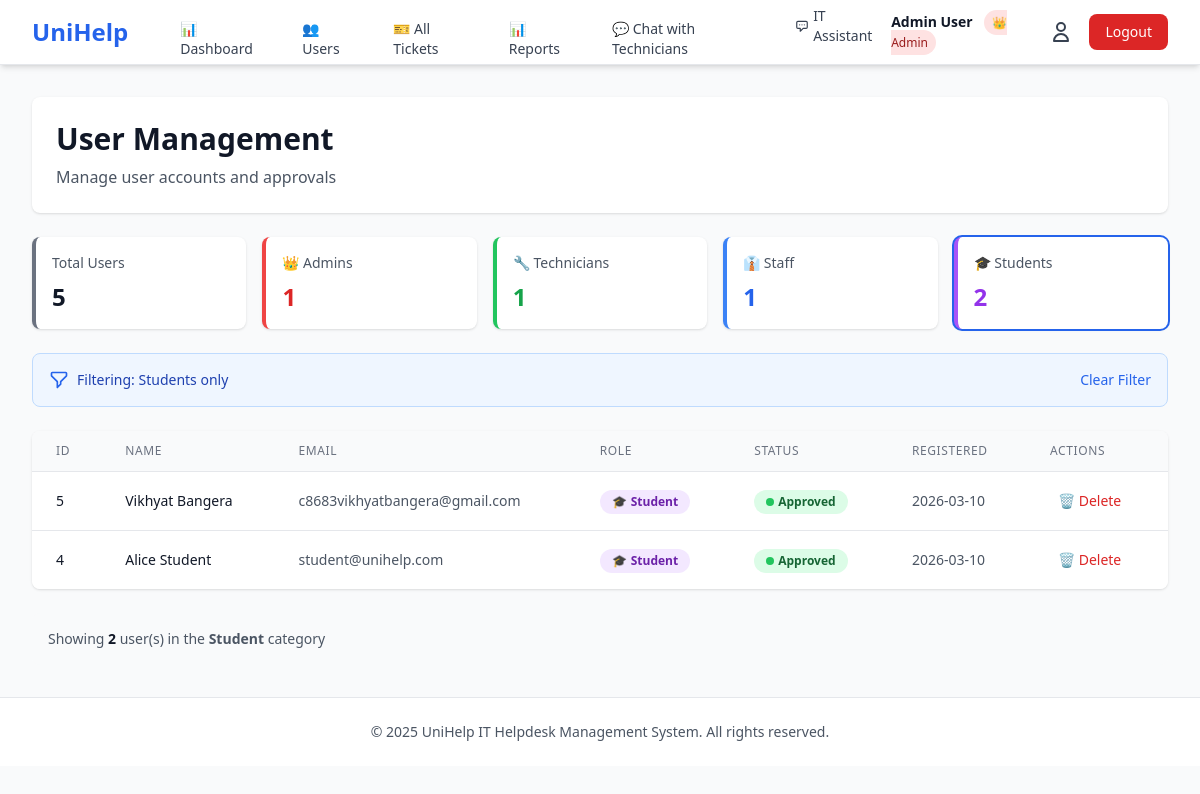
The app's page /admin/users?role=student (signed in) with its own data.
### tables this page shows
CREATE TABLE user (
            userid INTEGER PRIMARY KEY AUTOINCREMENT,
            name VARCHAR(100) NOT NULL,
            email VARCHAR(100) UNIQUE NOT NULL,
            passwordhash VARCHAR(255) NOT NULL,
            role VARCHAR(20) NOT NULL CHECK(role IN ('admin', 'staff', 'technician', 'student')),
            isapproved BOOLEAN DEFAULT 0,
            created_at TIMESTAMP DEFAULT CURRENT_TIMESTAMP
        );

### app.py (the view)
@app.route('/admin/users')
@login_required
@role_required(['admin'])
def admin_users():
    conn = get_db_connection()
    role_filter = request.args.get('role', 'all')
    if role_filter == 'all':
        users = conn.execute('SELECT * FROM user ORDER BY created_at DESC').fetchall()
    else:
        users = conn.execute(
            'SELECT * FROM user WHERE role = ? ORDER BY created_at DESC',
            (role_filter,)
        ).fetchall()
    total_users = conn.execute('SELECT COUNT(*) as count FROM user').fetchone()['count']
    admin_count = conn.execute('SELECT COUNT(*) as count FROM user WHERE role = "admin"').fetchone()['count']
    tech_count = conn.execute('SELECT COUNT(*) as count FROM user WHERE role = "technician"').fetchone()['count']
    staff_count = conn.execute('SELECT COUNT(*) as count FROM user WHERE role = "staff"').fetchone()['count']
    student_count = conn.execute('SELECT COUNT(*) as count FROM user WHERE role = "student"').fetchone()['count']
    conn.close()
    stats = {
        'total': total_users,
        'admins': admin_count,
        'technicians': tech_count,
        'staff': staff_count,
        'students': student_count
    }
    return render_template('admin/users.html',
                         users=users,
                         stats=stats,
                         current_filter=role_filter)

### app.py (called while the page is built)
def get_db_connection():
    conn = sqlite3.connect('unihelp.db')
    conn.row_factory = sqlite3.Row
    return conn

def login_required(f):
    @wraps(f)
    def decorated_function(*args, **kwargs):
        if 'user_id' not in session:
            flash('Please log in to access this page', 'error')
            return redirect(url_for('login'))
        return f(*args, **kwargs)
    return decorated_function

def role_required(roles):
    def decorator(f):
        @wraps(f)
        def decorated_function(*args, **kwargs):
            if 'role' not in session or session['role'] not in roles:
                flash('Access denied. Insufficient permissions.', 'error')
                return redirect(url_for('dashboard'))
            return f(*args, **kwargs)
        return decorated_function
    return decorator

### templates/admin/users.html (shortened to what this page needs)
{% extends "base.html" %}
{% block content %}
<div class="space-y-6">
    <div class="bg-white rounded-lg shadow p-6">
        <h1 class="text-3xl font-bold text-gray-900">User Management</h1>
        <p class="text-gray-600 mt-2">Manage user accounts and approvals</p>
    </div>
    <div class="grid grid-cols-1 md:grid-cols-5 gap-4">
        <a href="{{ url_for('admin_users', role='all') }}"
           class="bg-white rounded-lg shadow p-4 hover:shadow-lg transition border-l-4 border-gray-500 cursor-pointer {% if current_filter == 'all' %}ring-2 ring-primary{% endif %}">
            <p class="text-sm font-medium text-gray-600">Total Users</p>
            <p class="text-2xl font-bold text-gray-900 mt-2">{{ stats.total }}</p>
        </a>
        <a href="{{ url_for('admin_users', role='admin') }}"
           class="bg-white rounded-lg shadow p-4 hover:shadow-lg transition border-l-4 border-red-500 cursor-pointer {% if current_filter == 'admin' %}ring-2 ring-primary{% endif %}">
            <p class="text-sm font-medium text-gray-600">👑 Admins</p>
            <p class="text-2xl font-bold text-red-600 mt-2">{{ stats.admins }}</p>
        </a>
        <a href="{{ url_for('admin_users', role='technician') }}"
           class="bg-white rounded-lg shadow p-4 hover:shadow-lg transition border-l-4 border-green-500 cursor-pointer {% if current_filter == 'technician' %}ring-2 ring-primary{% endif %}">
            <p class="text-sm font-medium text-gray-600">🔧 Technicians</p>
            <p class="text-2xl font-bold text-green-600 mt-2">{{ stats.technicians }}</p>
        </a>
        <a href="{{ url_for('admin_users', role='staff') }}"
           class="bg-white rounded-lg shadow p-4 hover:shadow-lg transition border-l-4 border-blue-500 cursor-pointer {% if current_filter == 'staff' %}ring-2 ring-primary{% endif %}">
            <p class="text-sm font-medium text-gray-600">👔 Staff</p>
            <p class="text-2xl font-bold text-blue-600 mt-2">{{ stats.staff }}</p>
        </a>
        <a href="{{ url_for('admin_users', role='student') }}"
           class="bg-white rounded-lg shadow p-4 hover:shadow-lg transition border-l-4 border-purple-500 cursor-pointer {% if current_filter == 'student' %}ring-2 ring-primary{% endif %}">
            <p class="text-sm font-medium text-gray-600">🎓 Students</p>
            <p class="text-2xl font-bold text-purple-600 mt-2">{{ stats.students }}</p>
        </a>
    </div>
    <div class="bg-blue-50 border border-blue-200 rounded-lg p-4 flex items-center justify-between">
        <div class="flex items-center space-x-2">
            <span class="text-sm font-medium text-blue-800">
                {% if current_filter == 'all' %}
                    Showing all users
                {% elif current_filter == 'admin' %}
                    Filtering: Admins only
                {% elif current_filter == 'technician' %}
                    Filtering: Technicians only
                {% elif current_filter == 'staff' %}
                    Filtering: Staff only
                {% elif current_filter == 'student' %}
                    Filtering: Students only
                {% endif %}
            </span>
        </div>
        {% if current_filter != 'all' %}
        <a href="{{ url_for('admin_users', role='all') }}"
           class="text-sm text-blue-600 hover:text-blue-800 font-medium">
            Clear Filter
        </a>
        {% endif %}
    </div>
    <div class="bg-white rounded-lg shadow overflow-hidden">
        <div class="overflow-x-auto">
            <table class="min-w-full divide-y divide-gray-200">
                <thead class="bg-gray-50">
                    <tr>
                        <th class="px-6 py-3 text-left text-xs font-medium text-gray-500 uppercase tracking-wider">ID</th>
                        <th class="px-6 py-3 text-left text-xs font-medium text-gray-500 uppercase tracking-wider">Name</th>
                        <th class="px-6 py-3 text-left text-xs font-medium text-gray-500 uppercase tracking-wider">Email</th>
                        <th class="px-6 py-3 text-left text-xs font-medium text-gray-500 uppercase tracking-wider">Role</th>
                        <th class="px-6 py-3 text-left text-xs font-medium text-gray-500 uppercase tracking-wider">Status</th>
                        <th class="px-6 py-3 text-left text-xs font-medium text-gray-500 uppercase tracking-wider">Registered</th>
                        <th class="px-6 py-3 text-left text-xs font-medium text-gray-500 uppercase tracking-wider">Actions</th>
                    </tr>
                </thead>
                <tbody class="bg-white divide-y divide-gray-200">
                    {% for user in users %}
                    <tr class="hover:bg-gray-50">
                        <td class="px-6 py-4 whitespace-nowrap text-sm font-medium text-gray-900">{{ user.userid }}</td>
                        <td class="px-6 py-4 whitespace-nowrap text-sm text-gray-900">{{ user.name }}</td>
                        <td class="px-6 py-4 whitespace-nowrap text-sm text-gray-600">{{ user.email }}</td>
                        <td class="px-6 py-4 whitespace-nowrap">
                            <span class="px-3 py-1 text-xs font-semibold rounded-full
                                {% if user.role == 'admin' %}bg-red-100 text-red-800 inline-flex items-center space-x-1
                                {% elif user.role == 'technician' %}bg-green-100 text-green-800 inline-flex items-center space-x-1
                                {% elif user.role == 'staff' %}bg-blue-100 text-blue-800 inline-flex items-center space-x-1
                                {% else %}bg-purple-100 text-purple-800 inline-flex items-center space-x-1{% endif %}">
                                {% if user.role == 'admin' %}
                                    <span>👑</span>
                                {% elif user.role == 'technician' %}
                                    <span>🔧</span>
                                {% elif user.role == 'staff' %}
                                    <span>👔</span>
                                {% else %}
                                    <span>🎓</span>
                                {% endif %}
                                <span>{{ user.role|title }}</span>
                            </span>
                        </td>
                        <td class="px-6 py-4 whitespace-nowrap">
                            {% if user.isapproved %}
                            <span class="px-3 py-1 text-xs font-semibold rounded-full bg-green-100 text-green-800 inline-flex items-center space-x-1">
                                <span class="w-2 h-2 bg-green-500 rounded-full"></span>
                                <span>Approved</span>
                            </span>
                            {% else %}
                            <span class="px-3 py-1 text-xs font-semibold rounded-full bg-yellow-100 text-yellow-800 inline-flex items-center space-x-1">
                                <span class="w-2 h-2 bg-yellow-500 rounded-full animate-pulse"></span>
                                <span>Pending</span>
                            </span>
                            {% endif %}
                        </td>
                        <td class="px-6 py-4 whitespace-nowrap text-sm text-gray-600">{{ user.created_at[:10] }}</td>
                        <td class="px-6 py-4 whitespace-nowrap text-sm space-x-2">
                            {% if user.userid != session.user_id %}
                            <a href="{{ url_for('delete_user', user_id=user.userid) }}"
                               onclick="return confirm('Are you sure you want to delete {{ user.name }}? This action cannot be undone.')"
                               class="text-red-600 hover:text-red-800 hover:bg-red-50 px-2 py-1 rounded transition font-medium">
                                🗑️ Delete
                            </a>
                            {% endif %}
                        </td>
                    </tr>
                    {% else %}
                    <tr>
                        <td colspan="7" class="px-6 py-8 text-center text-gray-500">
                            No users found in this category
                        </td>
                    </tr>
                    {% endfor %}
                </tbody>
            </table>
        </div>
    </div>
    <div class="bg-gray-50 rounded-lg p-4">
        <p class="text-sm text-gray-600">
            Showing
            <span class="font-semibold text-gray-900">{{ users|length }}</span>
            user(s)
            {% if current_filter != 'all' %}
                in the <span class="font-semibold capitalize">{{ current_filter }}</span> category
            {% endif %}
        </p>
    </div>
</div>
{% endblock %}

### records on screen
user: userid "5", name "Vikhyat Bangera", email "c8683vikhyatbangera@gmail.com", role "Student", isapproved True (drawn), created_at "2026-03-10"
user: userid "4", name "Alice Student", email "student@unihelp.com", role "Student", isapproved True (drawn), created_at "2026-03-10"

### other values on screen
{{ session.name }} "Admin User"
{{ session.role|title }} "Admin"
{{ stats.total }} "5"
{{ stats.admins }} "1"
{{ stats.technicians }} "1"
{{ stats.staff }} "1"
{{ stats.students }} "2"
{{ users|length }} "2"
{{ current_filter }} "Student"
